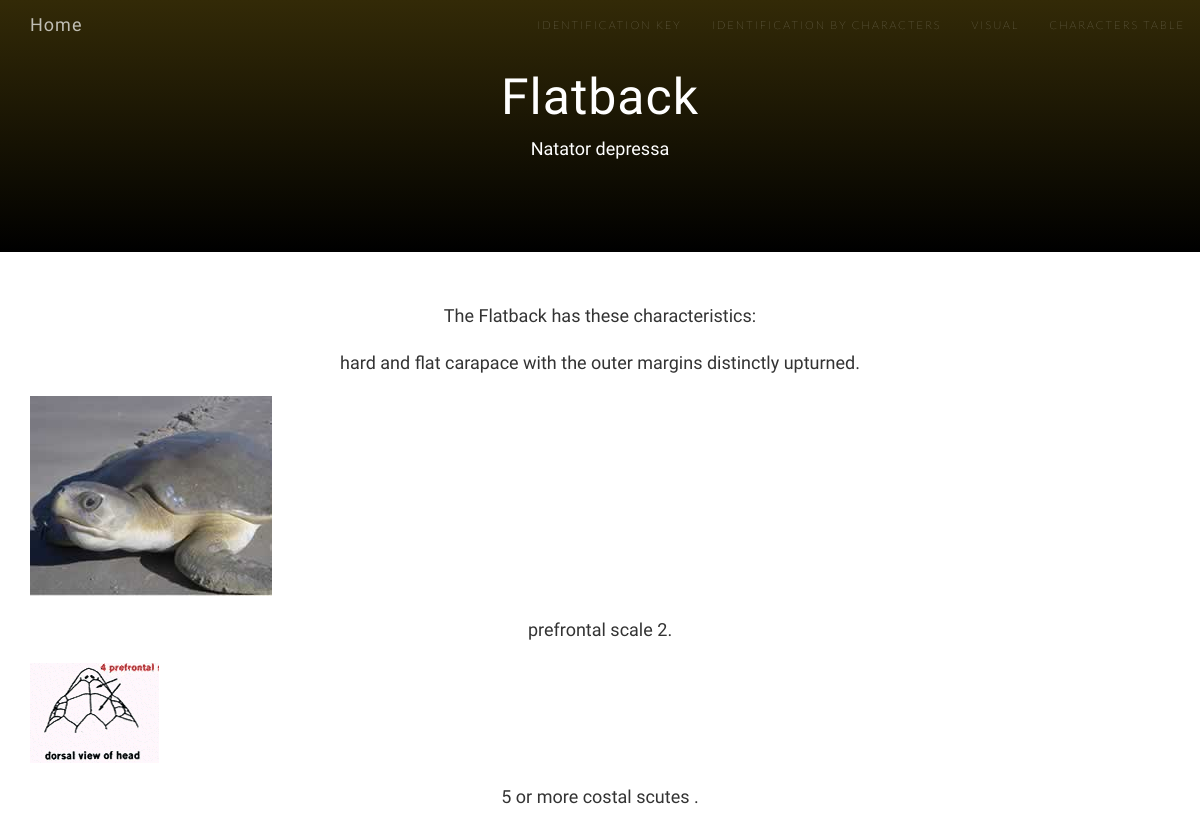
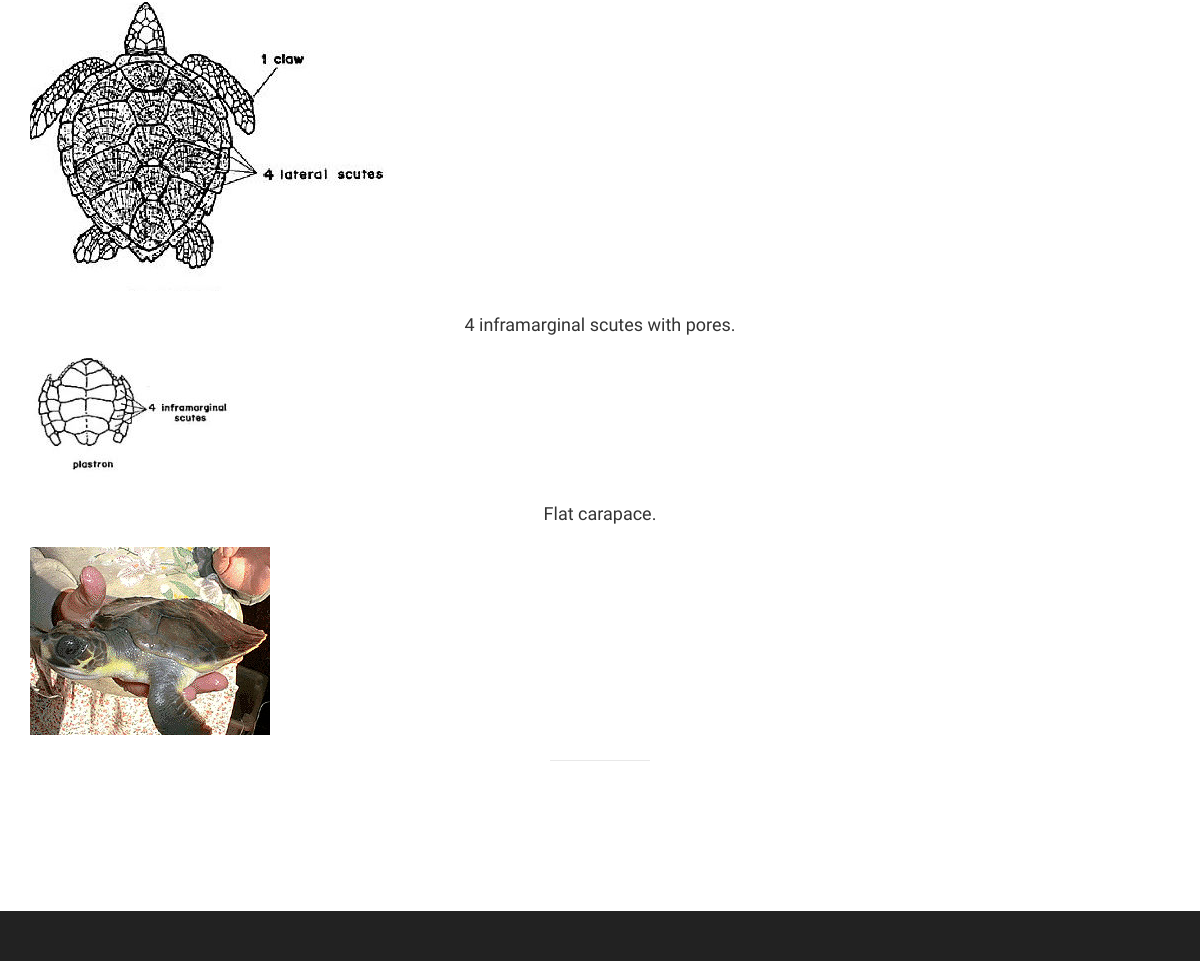
Screenshot of /welcome/get_turtle/3 with the database file from the repository (2 pictures, top to bottom).
### tables this page shows
CREATE TABLE `species` (
  `spec_id` tinyint(2) NOT NULL,
  `spec_name` text NOT NULL,
  `spec_vern` text NOT NULL
);

CREATE TABLE `characterspec` (
  `char_id` int(11) NOT NULL,
  `charactercat_id` int(11) NOT NULL,
  `characterspec_des` text NOT NULL,
  `character_pic1` text NOT NULL,
  `spec_id` int(11) NOT NULL,
  `step_id` int(2) DEFAULT NULL
);

### application/controllers/Welcome.php (called while the page is built, shortened)
<?php
class Welcome extends CI_Controller {
        public function __construct()
        {
                $this->load->model('M_penyu');
				$this->load->helper('url');
				$this->load->helper('text');
				$this->load->helper('form');
        }
		public function get_turtle($spec_id)
        {
                $data['turtle'] = $this->M_penyu->get_turtle($spec_id);
                $data['chars'] = $this->M_penyu->get_turtle_characters($spec_id);
				$data['title'] = 'Turtle id';
				$this->load->view('header', $data);
				$this->load->view('nav', $data);
				$this->load->view('get_turtle', $data);
				$this->load->view('footer', $data);
		}
}

### index.php (called while the page is built, shortened)
<?php
require_once BASEPATH.'core/CodeIgniter.php';

### application/models/M_penyu.php (called while the page is built, shortened)
<?php
class M_penyu extends CI_Model {
		public function get_turtle($spec_id)
		{
			$this->db->select('*');
			$this->db->from('species');
			$this->db->where('spec_id',$spec_id);
			$query = $this->db->get();
			return $query->row_array();
		}
		public function get_turtle_characters($spec_id)
		{
			$this->db->select('*');
			$this->db->from('characterspec');
			$this->db->join('character_cat', 'character_cat.charactercat_id = characterspec.charactercat_id');
			$this->db->where('spec_id',$spec_id);
			$query = $this->db->get();
			return $query->result_array();
		}
}
?>

### application/views/get_turtle.php (the view, shortened to what this page needs)
<section id="start" class="bg-primary text-center">
        <div class="container">
            <div class="row">
                <div>
                    <h2 class="section-heading"><?php echo $turtle['spec_vern']; ?></h2>
                    <p><?php echo $turtle['spec_name']; ?></p><br>
                </div>
            </div>
        </div>
    </section>
    <section id="features" class="features">
        <div class="container">
            <div class="row">
                <div class="col-lg-12 text-center">
                    <div class="feature-item">
                    <p> The <?php echo $turtle['spec_vern']; ?> has these characteristics:</p>
                        <?php foreach ($chars as $char): ?>
                        <p> <?php echo $char['characterspec_des']; ?>. </p>
						<p><img src="<?php echo base_url() ?>img/<?php echo $char['character_pic1']; ?>" class="img-responsive" alt="<?php echo $char['characterspec_des']; ?>."> </p>
<?php endforeach; ?>                         <hr>
                    </div>
                </div>
            </div>
    </section>

### asset/css/custom.css (style rules this page uses)
.bg-primary { background: #000000; background: -webkit-linear-gradient(#332a07,#000000); background: linear-gradient(#332a07,#000000); }
section { padding: 50px 0; }

### rows the page displays
species: spec_vern "Flatback", spec_name "Natator depressa"
characterspec: characterspec_des "hard and flat carapace with the outer margins distinctly upturned", character_pic1 (picture)
characterspec: characterspec_des "prefrontal scale 2", character_pic1 (picture)
characterspec: characterspec_des "5 or more costal scutes", character_pic1 (picture)
characterspec: characterspec_des "4 inframarginal scutes with pores", character_pic1 (picture)
characterspec: characterspec_des "Flat carapace", character_pic1 (picture)
